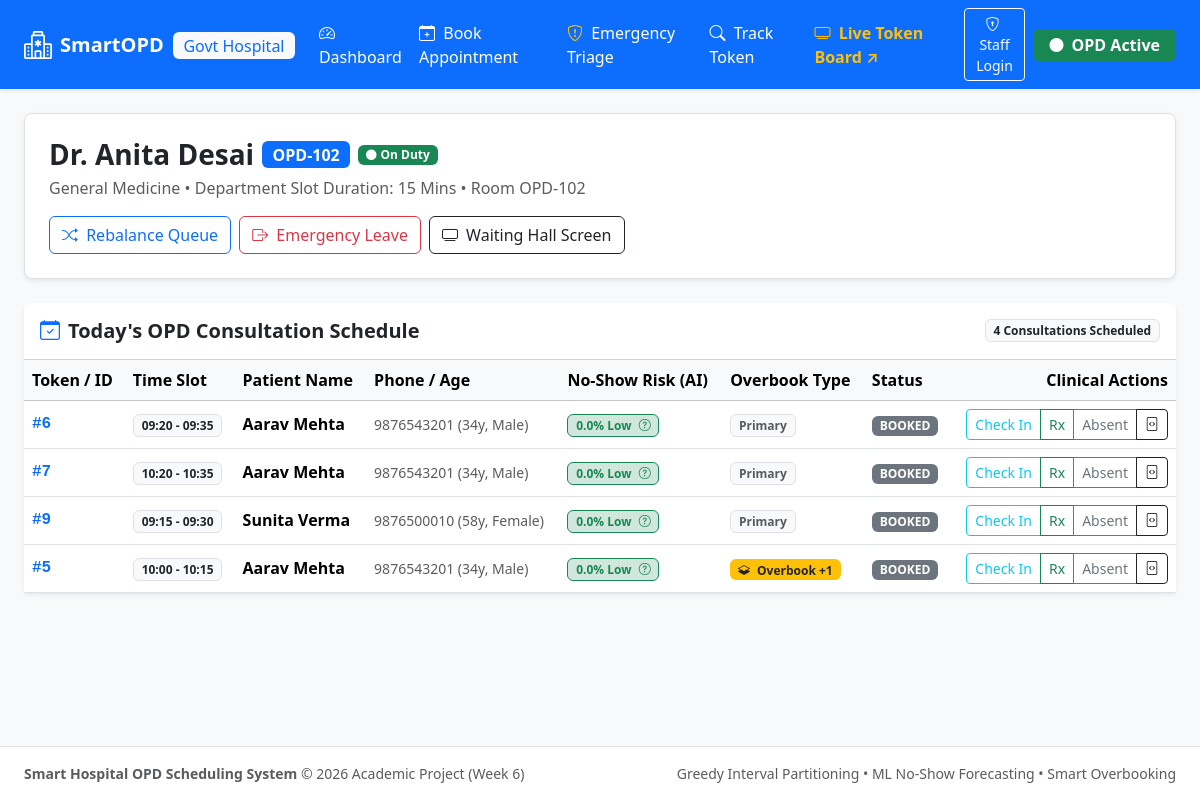
Before: /doctor/2 with the older database file.
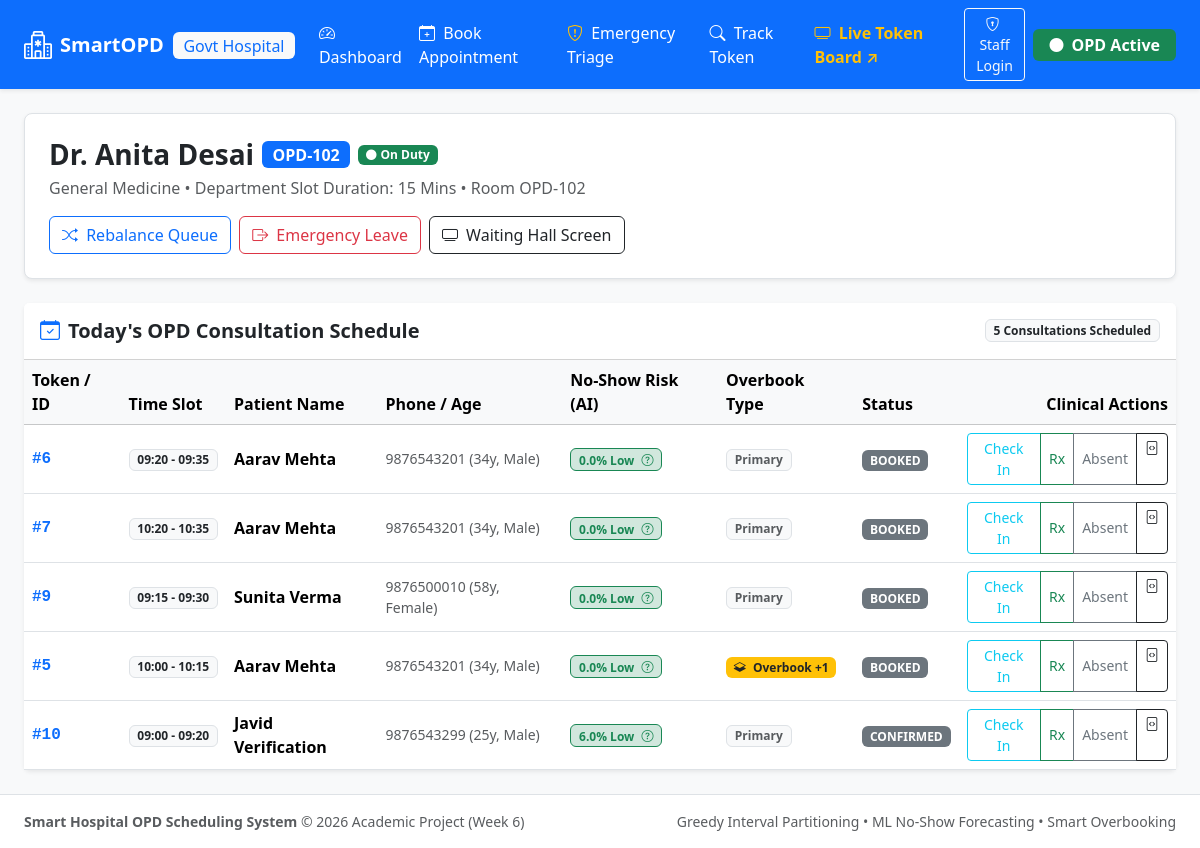
After: the same page with the newer database file.
### src/models.py (models this page shows, shortened)
class Doctor(Base):
    __tablename__ = "doctors"
    doctor_id = Column(Integer, primary_key=True, autoincrement=True)
    name = Column(String(120), nullable=False)
    specialization = Column(String(100), nullable=False, index=True)
    room_number = Column(String(20), nullable=False)
    max_daily_capacity = Column(Integer, default=30, nullable=False)
    is_available = Column(Boolean, default=True, nullable=False)
    dept_id = Column(Integer, ForeignKey("departments.dept_id"), nullable=False)
    department = relationship("Department", back_populates="doctors")
    slots = relationship("TimeSlot", back_populates="doctor", cascade="all, delete-orphan")
    appointments = relationship("Appointment", back_populates="doctor")
    triages = relationship("EmergencyTriage", back_populates="doctor")

class Department(Base):
    __tablename__ = "departments"
    dept_id = Column(Integer, primary_key=True, autoincrement=True)
    dept_name = Column(String(100), unique=True, nullable=False, index=True)
    default_slot_duration_mins = Column(Integer, default=15, nullable=False)
    floor_number = Column(Integer, default=1, nullable=False)
    doctors = relationship("Doctor", back_populates="department", cascade="all, delete-orphan")

class Appointment(Base):
    __tablename__ = "appointments"
    appointment_id = Column(Integer, primary_key=True, autoincrement=True)
    patient_id = Column(Integer, ForeignKey("patients.patient_id"), nullable=False)
    doctor_id = Column(Integer, ForeignKey("doctors.doctor_id"), nullable=False)
    slot_id = Column(Integer, ForeignKey("time_slots.slot_id"), nullable=False)
    booking_timestamp = Column(DateTime, default=datetime.now, nullable=False)
    status = Column(SQLEnum(AppointmentStatus), default=AppointmentStatus.BOOKED, nullable=False)
    predicted_no_show_prob = Column(Float, default=0.0, nullable=False)
    is_secondary_overbook = Column(Boolean, default=False, nullable=False)
    patient = relationship("Patient", back_populates="appointments")
    doctor = relationship("Doctor", back_populates="appointments")
    slot = relationship("TimeSlot", back_populates="appointments")

class TimeSlot(Base):
    __tablename__ = "time_slots"
    slot_id = Column(Integer, primary_key=True, autoincrement=True)
    doctor_id = Column(Integer, ForeignKey("doctors.doctor_id"), nullable=False)
    start_time = Column(DateTime, nullable=False, index=True)
    end_time = Column(DateTime, nullable=False)
    is_booked = Column(Boolean, default=False, nullable=False)
    is_overbooked = Column(Boolean, default=False, nullable=False)
    __table_args__ = (
        CheckConstraint("end_time > start_time", name="check_slot_end_after_start"),
        Index("idx_doctor_time_slot", "doctor_id", "start_time", "end_time"),
    )
    doctor = relationship("Doctor", back_populates="slots")
    appointments = relationship("Appointment", back_populates="slot")

class Patient(Base):
    __tablename__ = "patients"
    patient_id = Column(Integer, primary_key=True, autoincrement=True)
    name = Column(String(120), nullable=False)
    age = Column(Integer, nullable=False)
    gender = Column(String(10), nullable=False)
    phone = Column(String(20), unique=True, nullable=False, index=True)
    email = Column(String(120), nullable=True, index=True)
    total_visits = Column(Integer, default=0, nullable=False)
    past_no_shows = Column(Integer, default=0, nullable=False)
    appointments = relationship("Appointment", back_populates="patient")
    triages = relationship("EmergencyTriage", back_populates="patient")

### app.py (the view)
    @app.route("/doctor/<int:doctor_id>")
    def doctor_dashboard(doctor_id):
        service = get_service()
        doctor = service.get_doctor_by_id(doctor_id)
        if not doctor:
            return render_template("404.html", message=f"Doctor with ID #{doctor_id} not found."), 404
        appointments = service.session.query(Appointment).filter(
            Appointment.doctor_id == doctor_id
        ).order_by(Appointment.slot_id).all()
        return render_template("doctor_dashboard.html", doctor=doctor, appointments=appointments)

### templates/doctor_dashboard.html (shortened to what this page needs)
{% extends "base.html" %}
{% block content %}
<div class="row mb-4">
    <div class="col-12">
        <div class="p-4 bg-white rounded-3 shadow-sm border d-flex justify-content-between align-items-center flex-wrap gap-3">
            <div>
                <div class="d-flex align-items-center gap-2 mb-1">
                    <h3 class="fw-bold mb-0 text-dark">{{ doctor.name }}</h3>
                    <span class="badge bg-primary fs-6">{{ doctor.room_number }}</span>
                    {% if doctor.is_available %}
                    <span class="badge bg-success"><i class="bi bi-circle-fill small me-1"></i>On Duty</span>
                    {% else %}
                    <span class="badge bg-danger">On Emergency Leave</span>
                    {% endif %}
                </div>
                <p class="text-muted mb-0">{{ doctor.specialization }} &bull; Department Slot Duration: {{ doctor.department.default_slot_duration_mins }} Mins &bull; Room {{ doctor.room_number }}</p>
            </div>
            <div class="d-flex gap-2 flex-wrap">
                <button class="btn btn-outline-primary" onclick="rebalanceQueue({{ doctor.dept_id }})">
                    <i class="bi bi-shuffle me-1"></i> Rebalance Queue
                </button>
                {% if doctor.is_available %}
                <button class="btn btn-outline-danger" onclick="triggerDoctorLeave({{ doctor.doctor_id }})">
                    <i class="bi bi-box-arrow-right me-1"></i> Emergency Leave
                </button>
                {% else %}
                <button class="btn btn-secondary" disabled>Unavailable</button>
                {% endif %}
                <a href="{{ url_for('token_display') }}" target="_blank" class="btn btn-outline-dark">
                    <i class="bi bi-tv me-1"></i> Waiting Hall Screen
                </a>
            </div>
        </div>
    </div>
</div>
{% set active_appt = None %}
{% for a in appointments %}
    {% if a.status.value == 'IN_CONSULTATION' %}
        {% set active_appt = a %}
    {% endif %}
{% endfor %}
<div class="row">
    <div class="col-12">
        <div class="card shadow-sm border-0">
            <div class="card-header bg-white py-3 d-flex justify-content-between align-items-center flex-wrap gap-2">
                <h5 class="fw-bold mb-0"><i class="bi bi-calendar-check text-primary me-2"></i>Today's OPD Consultation Schedule</h5>
                <span class="badge bg-light text-dark border">{{ appointments|length }} Consultations Scheduled</span>
            </div>
            <div class="table-responsive">
                <table class="table table-hover align-middle mb-0">
                    <thead class="table-light">
                        <tr>
                            <th>Token / ID</th>
                            <th>Time Slot</th>
                            <th>Patient Name</th>
                            <th>Phone / Age</th>
                            <th>No-Show Risk (AI)</th>
                            <th>Overbook Type</th>
                            <th>Status</th>
                            <th class="text-end">Clinical Actions</th>
                        </tr>
                    </thead>
                    <tbody>
                        {% if appointments %}
                            {% for appt in appointments %}
                            <tr id="row-appt-{{ appt.appointment_id }}">
                                <td class="fw-bold font-monospace text-primary">#{{ appt.appointment_id }}</td>
                                <td>
                                    <span class="badge bg-light text-dark border">
                                        {{ appt.slot.start_time.strftime('%H:%M') }} - {{ appt.slot.end_time.strftime('%H:%M') }}
                                    </span>
                                </td>
                                <td class="fw-bold">{{ appt.patient.name }}</td>
                                <td class="text-muted small">{{ appt.patient.phone }} ({{ appt.patient.age }}y, {{ appt.patient.gender }})</td>
                                <td>
                                    {% set risk = (appt.predicted_no_show_prob * 100)|round(1) %}
                                    <a href="javascript:void(0)" onclick="openXAIModal({{ appt.appointment_id }}, '{{ appt.patient.name }}')" class="text-decoration-none">
                                        {% if risk >= 50 %}
                                        <span class="badge bg-danger-subtle text-danger border border-danger">{{ risk }}% High <i class="bi bi-question-circle ms-1"></i></span>
                                        {% elif risk >= 25 %}
                                        <span class="badge bg-warning-subtle text-warning border border-warning">{{ risk }}% Med <i class="bi bi-question-circle ms-1"></i></span>
                                        {% else %}
                                        <span class="badge bg-success-subtle text-success border border-success">{{ risk }}% Low <i class="bi bi-question-circle ms-1"></i></span>
                                        {% endif %}
                                    </a>
                                </td>
                                <td>
                                    {% if appt.is_secondary_overbook %}
                                    <span class="badge bg-warning text-dark"><i class="bi bi-layers-half me-1"></i> Overbook +1</span>
                                    {% else %}
                                    <span class="badge bg-light text-muted border">Primary</span>
                                    {% endif %}
                                </td>
                                <td>
                                    {% if appt.status.value == 'COMPLETED' %}
                                    <span class="badge bg-success">COMPLETED</span>
                                    {% elif appt.status.value == 'IN_CONSULTATION' %}
                                    <span class="badge bg-primary">IN CONSULTATION</span>
                                    {% elif appt.status.value == 'CHECKED_IN' %}
                                    <span class="badge bg-info text-dark">WAITING</span>
                                    {% elif appt.status.value == 'CANCELLED' %}
                                    <span class="badge bg-danger">CANCELLED</span>
                                    {% elif appt.status.value == 'NO_SHOW' %}
                                    <span class="badge bg-secondary">NO-SHOW</span>
                                    {% else %}
                                    <span class="badge bg-secondary">{{ appt.status.value }}</span>
                                    {% endif %}
                                </td>
                                <td class="text-end">
                                    <div class="btn-group btn-group-sm">
                                        {% if appt.status.value == 'BOOKED' or appt.status.value == 'CONFIRMED' %}
                                        <button class="btn btn-outline-info" onclick="updateApptStatus({{ appt.appointment_id }}, 'CHECKED_IN')" title="Mark Patient Arrived">Check In</button>
                                        {% endif %}
                                        <button class="btn btn-outline-success" onclick="openPrescriptionModal({{ appt.appointment_id }}, '{{ appt.patient.name }}')" title="Prescription & Done">Rx</button>
                                        <button class="btn btn-outline-secondary" onclick="updateApptStatus({{ appt.appointment_id }}, 'NO_SHOW')" title="Mark No Show">Absent</button>
                                        <a href="/api/fhir/Appointment/{{ appt.appointment_id }}" target="_blank" class="btn btn-outline-dark" title="FHIR v4 JSON"><i class="bi bi-file-code"></i></a>
                                    </div>
                                </td>
                            </tr>
                            {% endfor %}
                        {% else %}
                            <tr>
                                <td colspan="8" class="text-center py-4 text-muted">
                                    No appointments currently scheduled for Dr. {{ doctor.name }}.
                                </td>
                            </tr>
                        {% endif %}
                    </tbody>
                </table>
            </div>
        </div>
    </div>
</div>
{% endblock %}

Changed rows visible on the page:
added Appointment: appointment_id "10", slot.start_time "09:00", slot.end_time "09:20", patient.name "Javid Verification", patient.phone "9876543299", patient.age "25", patient.gender "Male", risk "6.0", is_secondary_overbook "Primary", status.value "CONFIRMED"
Other visible differences:
{{ appointments|length }}: "4" → "5"
